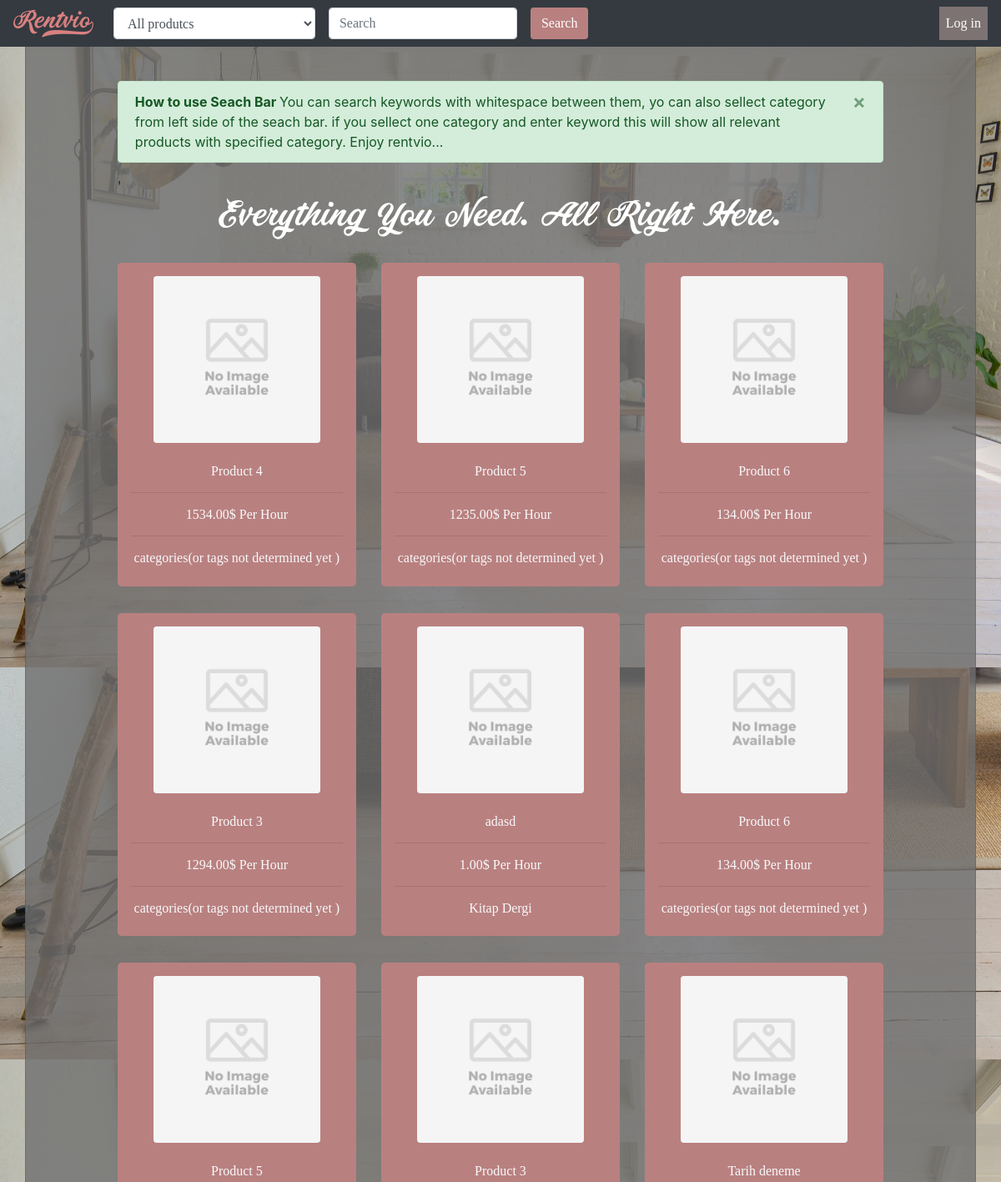
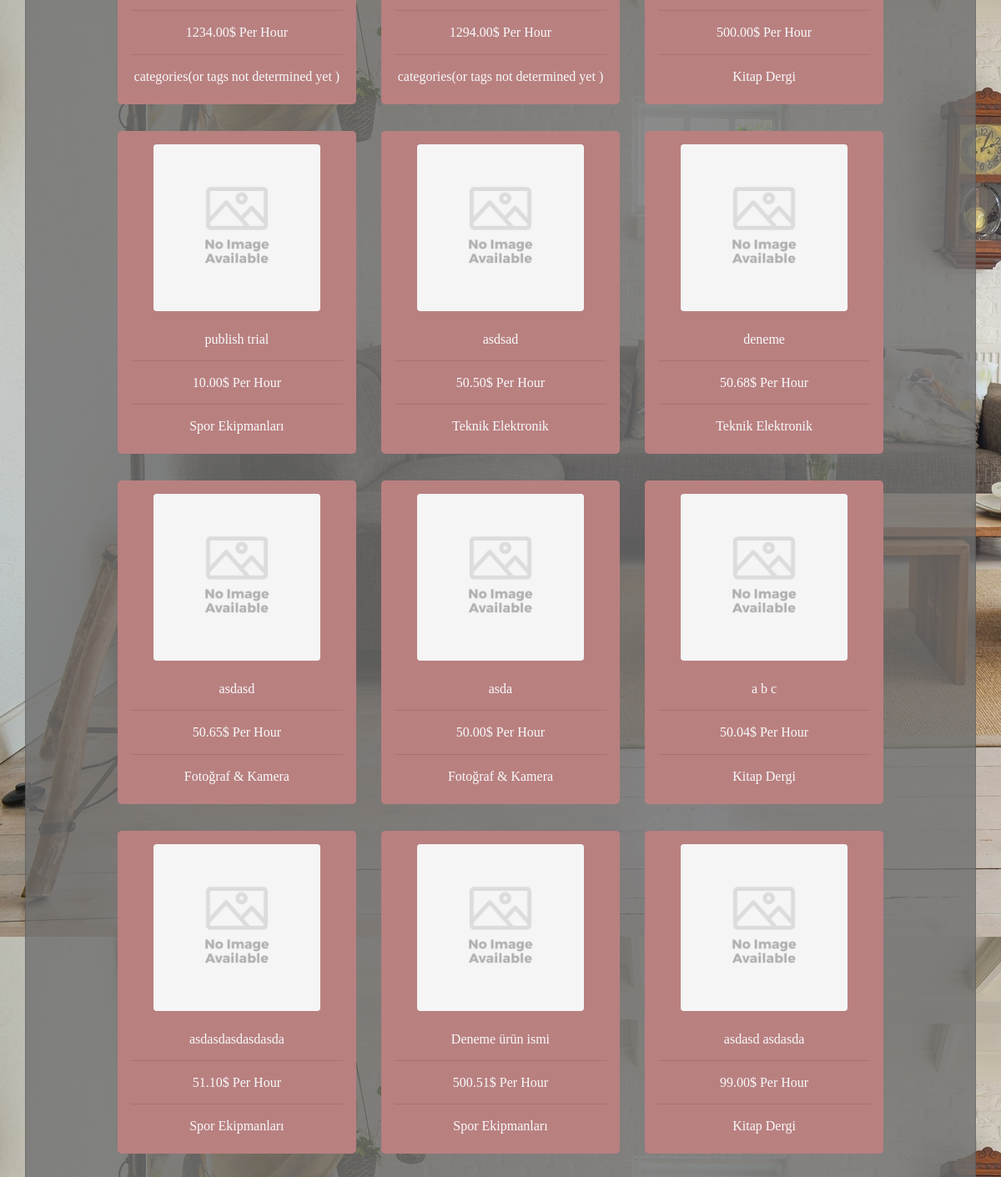
Screenshot of /homepage with the database file from the repository (2 pictures, top to bottom).
### tables this page shows
CREATE TABLE `user_product` (
  `id` int(11) NOT NULL,
  `user_id` int(11) DEFAULT NULL,
  `product_name` varchar(255) DEFAULT NULL,
  `price` decimal(13,2) NOT NULL,
  `product_description` varchar(255) NOT NULL,
  `product_category` varchar(255) NOT NULL,
  `publish` tinyint(1) NOT NULL,
  `product_picture` int(11) DEFAULT NULL,
  `renter_id` int(11) DEFAULT NULL,
  `upload_date` date NOT NULL DEFAULT current_timestamp()
);

### application/controllers/Home.php (called while the page is built, shortened)
<?php
class Home extends CI_Controller{
    public function __construct()
    {
        $this-> load-> model("user_product_model");
        $this-> load-> model("image_model");
    }
    public function checkproducts(){
        $products=$this-> user_product_model->get_all();
    }
    public function index(){
        $this->checkproducts();
        $viewData= new stdClass();
            $viewData->images=$this-> image_model->get_all();
            $viewData->products=$this-> user_product_model->get_all();
            $this-> load-> model("image_model");
            $viewData->images=$this-> image_model->get_all();
            $this-> load-> view("homepage_v",$viewData);
    }
}

### index.php (called while the page is built, shortened)
<?php
require_once BASEPATH.'core/CodeIgniter.php';

### system/Helpers/url_helper.php (called while the page is built, shortened)
<?php
if ( ! function_exists('base_url'))
{
	function base_url($uri = '', $protocol = NULL)
	{
		return get_instance()->config->base_url($uri, $protocol);
	}
}

### application/models/User_product_model.php (called while the page is built, shortened)
<?php
class User_product_model extends CI_Model{
    public function get_all($where = array()){
        return $this->db->where($where)->get("user_product")->result();
    }
}

### application/views/homepage_v.php (the view, shortened to what this page needs)
  <!doctype html>
  <html lang="tr" xmlns:display="http://www.w3.org/1999/xhtml" xmlns:align-items="http://www.w3.org/1999/xhtml"
      xmlns:justify-content="http://www.w3.org/1999/xhtml" xmlns:flex-direction="http://www.w3.org/1999/xhtml">
  <head>
    <link rel="stylesheet" href="<?php echo base_url("assets/css/bootstrap.min.css");?>">
    <link rel="stylesheet" href="<?php echo base_url("assets/css/custom.css");?>">
    <link rel="stylesheet" href="<?php echo base_url("assets/css/custom2.css");?>">
  </head>
  <body class=" bg-secondary">
  <nav class="navbar navbar-expand-sm bg-dark navbar-dark mb-10 mt-10 position-fixed wwww">
    <ul class="navbar-nav mr-auto">
        <li class="nav-item active">
            <?php
            if (isset($user -> email)){
              echo'<a class="nav-link diffont h3 m-0 m-0 text-deneme " style="  padding: 0px 5px 0px 0px" href=';
              echo base_url("homepage/".md5($user -> email));   echo("  >Rentvio<</a>");
            }
            else{
              echo'<a class="nav-link text-bold diffont h3 m-0  text-deneme " style=" padding: 0px 5px 0px 0px" href=';
              echo base_url()." > Rentvio<</a>";
            }
            ?>
        </li>
          <li class="nav-item ml-3">
            <form class="form-inline my-2 my-lg-0" action="<?php  echo base_url("home/searchbar")?>" method="post">
      <select id="inputState" class="form-control dropdown fancy-font " aria-haspopup="true" name=searchCategory >
        <option value="*" selected>All produtcs</option>
      </select>
        <input class="form-control fancy-font mr-sm-2 ml-3" type="search" name="searchBar" <?php if(isset($fromsearch)){echo'value = "'.$fromsearch.'"';} ?> placeholder="Search" aria-label="Search">
          <button class="btn btn-outline fancy-font text-deneme-bg text-white my-2 ml-2 my-sm-0" type="submit">Search</button>
        </form>
      </li>
    </ul>
    <ul class="navbar-nav ml-auto">
        <li class="nav-item text-deneme-bg active ">
        <?php
            if (isset($user -> email)){
              echo'<a class="nav-link fancy-font bgbetter" href=';
              echo base_url("logout/" .md5($user -> email));?>  <?php echo">Log out</a>"; ?>
            <?php
            }
            else{
              echo'<a  class="nav-link fancy-font bgbetter" href="" data-toggle="modal" data-target="#signinModal" data-whatever="buraya istediğin bir veriyi gir"  id="sign"> Log in</a>';
              }
            ?>
            </li>
    </ul>
  </nav>
  <div class="container card bgbetter">
    <div class="row">
        <div class="col-md-10 offset-1 ">
        <br>   <br><br><br>
        <div class="alert alert-success alert-dismissible fade show" role="alert">
                <strong>How to use Seach Bar </strong> You can search keywords with whitespace between them,
                yo can also sellect category from left side of the seach bar.
                if you sellect one category and enter keyword this will show all relevant products with specified category.
                Enjoy rentvio...
                <button type="button" class="close" data-dismiss="alert" aria-label="Close">
                <span aria-hidden="true">&times;</span>
                </button>
              </div>'
        <h1 class="text-white diffont text-center fancy">Everything  &nbsp; You &nbsp; Need. &nbsp; All &nbsp; Right &nbsp; Here.</h1>
            <br>
            <div class="row">
                  <?php
                  foreach ($products as $product){ ?>
                      <div class="col-md-4">
                        <div class="jumbotron p-3 text-deneme-bg text-white text-center ">
                          <a  class="text-decoration-none"  href=" <?php echo base_url( "product/".$product->id)?>">
                          <div class="row pointer " >
                            <div class="col">
                              <img src="<?php
                                if(isset($images)){
                                foreach($images as $image){
                                  if ($image->product_id == $product->id){
                                    $url = $image->pic_url;break;}
                                    else{ $url = base_url("assets/pictures/nopic.png");}}
                                  }
                                    else{ $url = base_url("assets/pictures/nopic.png");} echo $url; ?> " alt="" class="no-image rounded">
                              <br><br>
                              <h6 class="text-light fancy-font  text-center "><?php echo $product->product_name; ?></h6>
                              <hr>
                              <h6 class="text-light fancy-font text-center"><?php echo $product->price?>$ Per Hour</h6>
                              <hr>
                              <h6 class="text-light fancy-font text-center "><?php echo $product->product_category?></h6>
                            </div>
                          </div></a>
                        </div>
                      </div>
                  <?php  }?>
        </div>
    </div>
  </div>
    </div>
</body>
</html>

### assets/css/custom.css (style rules this page uses)
body { background: rgba(190, 169, 169, 0.9); background-image: url("../pictures/giris.jpg"); }
body::after { background: rgba(165, 146, 146, 0.9); background-image: url("../pictures/giris.jpg"); filter: blur(10px); -webkit-filter: blur(10px); transition: all 1000ms; }
.no-image { width: 200px; height: 200px; }
.wwww { width: 100%; z-index: 2; }

### assets/css/custom2.css (style rules this page uses)
.diffont { font-family: painter; }
.bgbetter { background-color: rgba(112, 112, 112, 0.8); }
.text-deneme { color: #d98080 !important; }
.text-deneme-bg { background-color: #b98080; }
.fancy-font { font-family: fancyy; }
.pointer { cursor: pointer; }

### rows the page displays
user_product: product_name "Product 4", price "1534.00", product_category "categories(or tags not determined yet )"
user_product: product_name "Product 5", price "1235.00", product_category "categories(or tags not determined yet )"
user_product: product_name "Product 6", price "134.00", product_category "categories(or tags not determined yet )"
user_product: product_name "Product 3", price "1294.00", product_category "categories(or tags not determined yet )"
user_product: product_name "adasd", price "1.00", product_category "Kitap Dergi"
user_product: product_name "Product 6", price "134.00", product_category "categories(or tags not determined yet )"
user_product: product_name "Product 5", price "1234.00", product_category "categories(or tags not determined yet )"
user_product: product_name "Product 3", price "1294.00", product_category "categories(or tags not determined yet )"
user_product: product_name "Tarih deneme", price "500.00", product_category "Kitap Dergi"
user_product: product_name "publish trial", price "10.00", product_category "Spor Ekipmanları"
user_product: product_name "asdsad", price "50.50", product_category "Teknik Elektronik"
user_product: product_name "deneme", price "50.68", product_category "Teknik Elektronik"
user_product: product_name "asdasd", price "50.65", product_category "Fotoğraf & Kamera"
user_product: product_name "asda", price "50.00", product_category "Fotoğraf & Kamera"
user_product: product_name "a b c", price "50.04", product_category "Kitap Dergi"
user_product: product_name "asdasdasdasdasda", price "51.10", product_category "Spor Ekipmanları"
user_product: product_name "Deneme ürün ismi", price "500.51", product_category "Spor Ekipmanları"
user_product: product_name "asdasd asdasda", price "99.00", product_category "Kitap Dergi"
